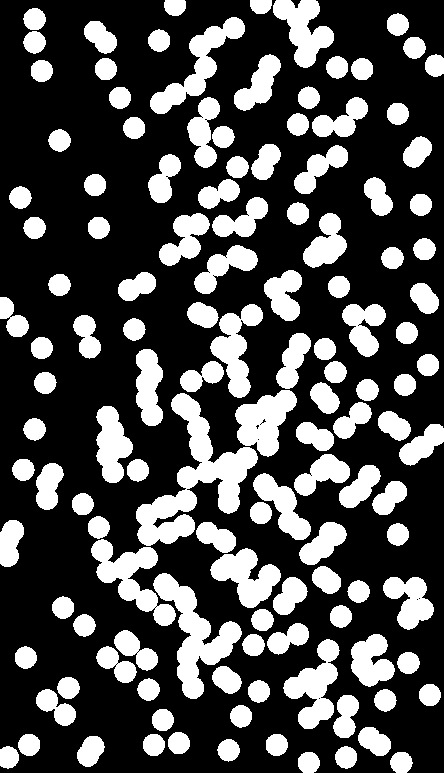
#> input picture Assignment 4/input_data/coins.jpg, 444 x 773 px
$ jupyter execute --allow-errors 'Problem 3.ipynb'   (shell and % lines are left out)
#> lines starting #> are read from the running program, lines starting #| are printed output that depends on the picture; after the words box and inside, x2 and y2 are one past the last pixel; in counts of white or black regions, pixels touching at a corner belong together
# Problem 3

[cell 1]
# Importing relevant packages and doing necessary setup
import cv2
import matplotlib.pyplot as plt
import matplotlib
import PIL
import numpy as np

# for auto-reloading external modules

[cell 2]
# Helper function to display multiple images in a plot
def display_images(images, rows, cols, size, title, subtitles):
    fig = plt.figure(figsize = size)
    c = 0
    sz = len(images)
    for i in range(rows):
        for j in range(cols):
            if sz == c:
                break
            ax1 = fig.add_subplot(rows, cols, c + 1)
            ax1.imshow(images[c], cmap = 'gray')
            ax1.set_title(subtitles[c], fontsize = 20)
            c = c + 1
    plt.show()
    # Un comment the below line and comment the above line to save and display
    #plt.savefig('part2.png')

### Part 1 (Only coins touching the boundary)

[cell 3]
img = cv2.imread('../input_data/coins.jpg', cv2.IMREAD_GRAYSCALE)
#> img is the input picture: shape (773, 444); min 0, max 255, mean 76.2
img = (img > 127).astype(np.uint8)
#> img: shape (773, 444); values 0 (black) and 1 (white), 29.9% white; 129 white regions, largest, box (x1, y1, x2, y2) and area: (136, 393, 258, 546) 6177, (153, 573, 242, 699) 3865, (91, 539, 176, 626) 2784
#img = cv2.erode(img, cv2.getStructuringElement(cv2.MORPH_ELLIPSE, (10, 10)), iterations=2)
#img = cv2.dilate(img, cv2.getStructuringElement(cv2.MORPH_ELLIPSE, (10, 10)),iterations=1)
visited = np.zeros(img.shape)
boundary_flag = 0
images = []
subtitles = []
images.append(img)
subtitles.append('Original Image')
display_images(images, 1, 1, (20, 20), '', subtitles)
#> in display_images, `sz = len(images)`: sz = 1

[cell 4]
def dfs(row, col, color):
    if row < 0 or col < 0 or row >= img.shape[0] or col >= img.shape[1]:
        return 0
    if img[row][col] == 0:
        return 0
    if visited[row][col] != 0:
        return 0
    if row == 0 or col == 0 or row == (img.shape[0] - 1) or col == (img.shape[1] - 1):
        #print("Hi")
        return 1
    visited[row][col] = color
    return (dfs(row + 1, col, color) | dfs(row - 1, col, color) | dfs(row, col + 1, color) | dfs(row, col - 1, color))

[cell 5]
color = 1
boundary_colors = {}
#> (the rest of this cell did not finish here and is left out)

##### End of Part 1

[cell 6]
img = cv2.imread('../input_data/coins.jpg', cv2.IMREAD_GRAYSCALE)
img = (img > 127).astype(np.uint8)
visited = np.zeros(img.shape)
images = []
subtitles = []
images.append(img)
subtitles.append('Original Image')
display_images(images, 1, 1, (20, 20), '', subtitles)

[cell 7]
def dfs(row, col, color):
    if row < 0 or col < 0 or row >= img.shape[0] or col >= img.shape[1]:
        return 0
    if img[row][col] == 0:
        return 0
    if visited[row][col] != 0:
        return 0
    visited[row][col] = color
    return (1 + dfs(row + 1, col, color) + dfs(row - 1, col, color) + dfs(row, col + 1, color) + dfs(row, col - 1, color))

[cell 8]
non_overlap_area = 450
color = 1
overlap_colors = {}
non_overlap_colors = {}
#> (the rest of this cell did not finish here and is left out)

### Part 2 (Only the coins which overlap with each other)

[cell 9]
output = np.zeros(img.shape)
for i in range(img.shape[0]):
    for j in range(img.shape[1]):
        if visited[i][j] in overlap_colors.keys():
            output[i][j] = 1
        else:
            output[i][j] = 0
#> output: shape (773, 444) float64; every value is 0
images = []
subtitles = []
images.append(output)
subtitles.append('Overlapping Coins')
display_images(images, 1, 1, (20, 20), '', subtitles)

### Part 3 (Only non overlapping coins)

[cell 10]
output = np.zeros(img.shape)
for i in range(img.shape[0]):
    for j in range(img.shape[1]):
        if visited[i][j] in non_overlap_colors.keys():
            output[i][j] = 1
        else:
            output[i][j] = 0
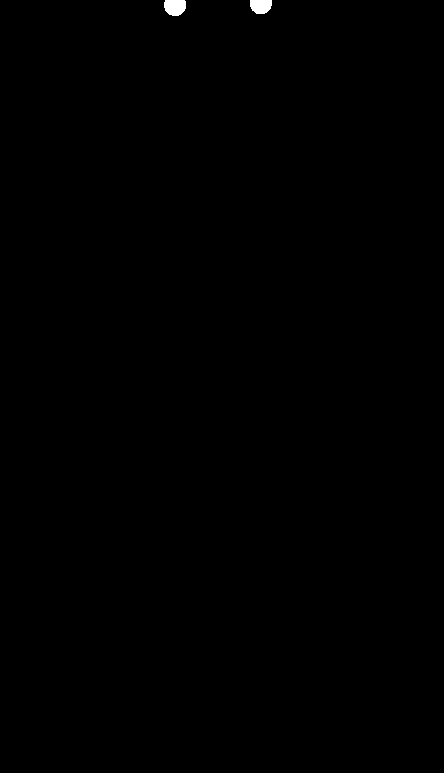
#> output: shape (773, 444) float64; values 0 (black) and 1 (white), 0.16% white; 2 white regions, box (x1, y1, x2, y2) and area: (164, 0, 186, 16) 301, (250, 0, 272, 14) 263
images = []
subtitles = []
images.append(output)
subtitles.append('Non Overlapping Coins')
display_images(images, 1, 1, (20, 20), '', subtitles)


$ run again, with Assignment 4/input_data/car.jpg copied over Assignment 4/input_data/coins.jpg
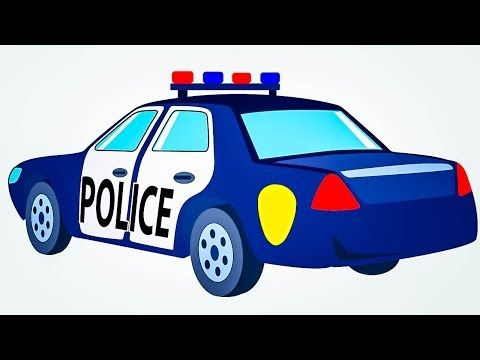
#> input picture Assignment 4/input_data/car.jpg, 480 x 360 px
#> `img = cv2.imread('../input_data/coins.jpg', cv2.IMREAD_GRAYSCALE)`:
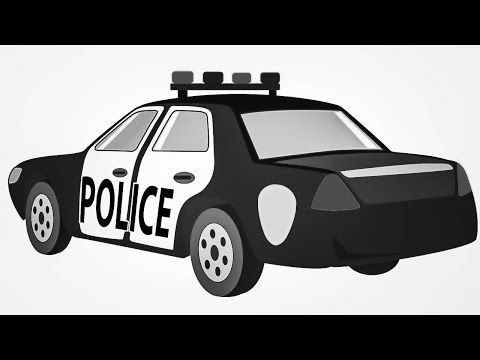
#> img: shape (360, 480); min 0, max 255, mean 128.9
#> `img = (img > 127).astype(np.uint8)`:
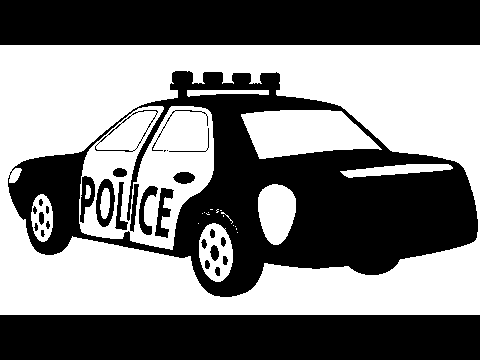
#> img: shape (360, 480); values 0 (black) and 1 (white), 49.9% white; 24 white regions (13 under 20 px), largest, box (x1, y1, x2, y2) and area: (0, 45, 480, 315) 64957, (79, 106, 214, 250) 11091, (241, 110, 382, 159) 4819
#> sz = 1
